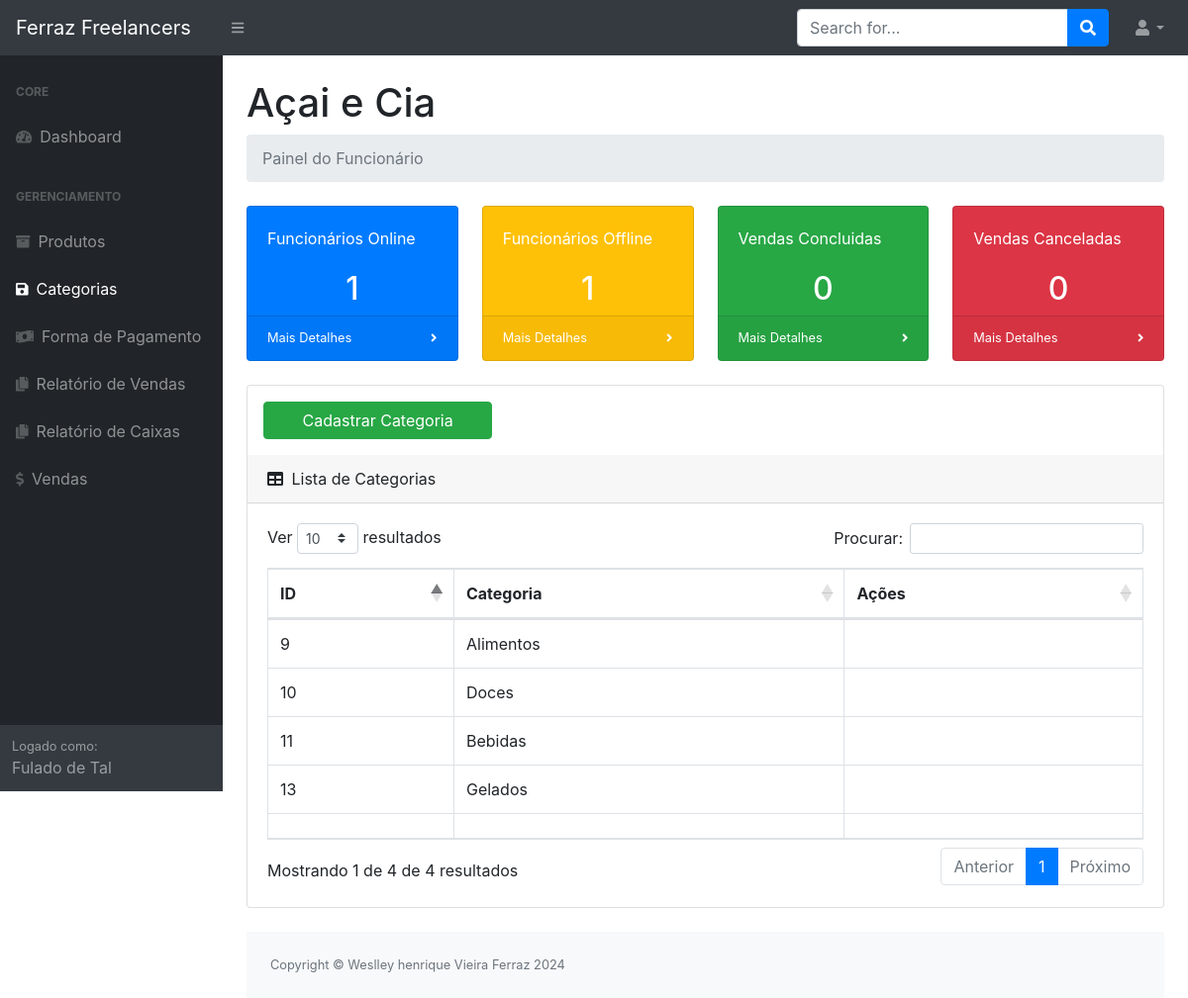
Screenshot of /categorias.php (signed in) with the database file from the repository.
### tables this page shows
CREATE TABLE IF NOT EXISTS `funcionarios` (
  `id_funcionario` int(11) NOT NULL AUTO_INCREMENT,
  `id_adm` int(11) NOT NULL,
  `situacao` int(11) NOT NULL,
  `nome` varchar(300) NOT NULL,
  `email` varchar(300) NOT NULL,
  `telefone` varchar(300) DEFAULT NULL,
  `senha` varchar(300) NOT NULL,
  `data_registro` date NOT NULL,
  `presenca` int(11) DEFAULT NULL,
  `entrou` time DEFAULT NULL,
  `saiu` time DEFAULT NULL,
  PRIMARY KEY (`id_funcionario`)
);

CREATE TABLE IF NOT EXISTS `dados_empresa` (
  `id_dado` int(11) NOT NULL AUTO_INCREMENT,
  `id_adm` int(11) NOT NULL,
  `empresa` varchar(300) DEFAULT NULL,
  `cnpj` varchar(300) DEFAULT NULL,
  `telefone` varchar(300) DEFAULT NULL,
  PRIMARY KEY (`id_dado`)
);

CREATE TABLE IF NOT EXISTS `categorias` (
  `id_categoria` int(11) NOT NULL AUTO_INCREMENT,
  `id_adm` int(11) NOT NULL,
  `categoria` varchar(300) NOT NULL,
  PRIMARY KEY (`id_categoria`)
);

### classes/verificacoes.php (called while the page is built, shortened)
<?php
 Class verificacao{
 	public function verifica_nivel($id_adm, $id_mestre, $id_funcionario){
 		if ($id_funcionario != null) {
 			$retorno = "Painel do Funcionário";
 		}
 		return $retorno;
 	}
    public function verifica_id_adm($id_funcionario){
        $c = new conectar();
        $conexao = $c->conexao();
        $busca = "SELECT * FROM funcionarios WHERE id_funcionario = '$id_funcionario'";
        $resultado = mysqli_query($conexao, $busca);
        $funcionario = mysqli_fetch_array($resultado);
        $id_adm = $funcionario["id_adm"];
        $retorno = $id_adm;
        return $retorno;
    }
    public function verifica_nome_empresa($id_adm){
        $c = new conectar();
        $conexao = $c->conexao();
        $busca = "SELECT * FROM dados_empresa WHERE id_adm = '$id_adm'";
        $resultado = mysqli_query($conexao, $busca);
        $empresa = mysqli_fetch_array($resultado);
        $nome_empresa = $empresa["empresa"];
        return $nome_empresa;
    }
 }

### categorias.php (the view, shortened to what this page needs)
<?php
    $hoje = date("Y,m,d");
    include_once("menu.php");
    include_once("classes/verificacoes.php");
    if(isset($_SESSION['usuario'])){
        $c = new conectar();
        $conexao = $c->conexao();
        $v = new verificacao();
        $verificacao = $v->verifica_nivel($id_adm, $id_mestre, $id_funcionario);
        if (@$_SESSION['id_funcionario'] != null) {
            $id_adm = $v->verifica_id_adm($id_funcionario);
        }
        $nome_empresa = $v->verifica_nome_empresa($id_adm);
?>
            <div id="layoutSidenav_content">
                <main>
                    <div class="container-fluid">
                        <h1 class="mt-4"><?php echo $nome_empresa; ?></h1>
                        <ol class="breadcrumb mb-4">
                            <li class="breadcrumb-item active"><?php echo $verificacao; ?></li>
                        </ol>
                        <?php if (!isset($_GET["vendas"])) { ?>
                        <div class="row">
                            <div class="col-xl-3 col-md-6">
                                <?php
                                $consulta_funcionarios = "SELECT * FROM funcionarios WHERE id_adm = $id_adm AND presenca = '1'";
                                $resultado_funcionarios = mysqli_query($conexao, $consulta_funcionarios);
                                $linha_funcionarios = mysqli_num_rows($resultado_funcionarios)
                                 ?>
                                <div class="card bg-primary text-white mb-4">
                                    <div class="card-body">Funcionários Online</div>
                                    <center><h2><?php echo $linha_funcionarios; ?></h2></center>
                                    <div class="card-footer d-flex align-items-center justify-content-between">
                                        <a class="small text-white stretched-link" href="#">Mais Detalhes</a>
                                        <div class="small text-white"><i class="fas fa-angle-right"></i></div>
                                    </div>
                                </div>
                            </div>
                            <div class="col-xl-3 col-md-6">
                                <?php
                                $consulta_funcionarios2 = "SELECT * FROM funcionarios WHERE id_adm = $id_adm AND presenca = '2'";
                                $resultado_funcionarios2 = mysqli_query($conexao, $consulta_funcionarios2);
                                $linha_funcionarios2 = mysqli_num_rows($resultado_funcionarios2)
                                 ?>
                                <div class="card bg-warning text-white mb-4">
                                    <div class="card-body">Funcionários Offline</div>
                                    <center><h2><?php echo $linha_funcionarios2; ?></h2></center>
                                    <div class="card-footer d-flex align-items-center justify-content-between">
                                        <a class="small text-white stretched-link" href="#">Mais Detalhes</a>
                                        <div class="small text-white"><i class="fas fa-angle-right"></i></div>
                                    </div>
                                </div>
                            </div>
                            <div class="col-xl-3 col-md-6">
                                <?php
                                if (@$_SESSION['id_adm'] != null) {
                                    $consulta_vr = "SELECT * FROM vendas WHERE id_adm = $id_adm AND data_venda = '$hoje' AND situacao = '1'";
                                }elseif (@$_SESSION['id_funcionario'] != null) {
                                    $consulta_vr = "SELECT * FROM vendas WHERE id_adm = $id_adm AND id_funcionario = '$id_funcionario' AND data_venda = '$hoje' AND situacao = '1'";
                                }
                                $resultado_vr = mysqli_query($conexao, $consulta_vr);
                                $linha_vr = mysqli_num_rows($resultado_vr);
                                 ?>
                                <div class="card bg-success text-white mb-4">
                                    <div class="card-body">Vendas Concluidas</div>
                                    <center><h2><?php echo $linha_vr; ?></h2></center>
                                    <div class="card-footer d-flex align-items-center justify-content-between">
                                        <a class="small text-white stretched-link" href="#">Mais Detalhes</a>
                                        <div class="small text-white"><i class="fas fa-angle-right"></i></div>
                                    </div>
                                </div>
                            </div>
                            <div class="col-xl-3 col-md-6">
                                <?php
                                if (@$_SESSION['id_adm'] != null) {
                                    $consulta_vr2 = "SELECT * FROM vendas WHERE id_adm = $id_adm AND data_venda = '$hoje' AND situacao = '3'";
                                }elseif (@$_SESSION['id_funcionario'] != null) {
                                    $consulta_vr2 = "SELECT * FROM vendas WHERE id_adm = $id_adm AND id_funcionario = '$id_funcionario' AND data_venda = '$hoje' AND situacao = '3'";
                                }
                                $resultado_vr2 = mysqli_query($conexao, $consulta_vr2);
                                $linha_vr2 = mysqli_num_rows($resultado_vr2);
                                 ?>
                                <div class="card bg-danger text-white mb-4">
                                    <div class="card-body">Vendas Canceladas</div>
                                    <center><h2><?php echo $linha_vr2; ?></h2></center>
                                    <div class="card-footer d-flex align-items-center justify-content-between">
                                        <a class="small text-white stretched-link" href="#">Mais Detalhes</a>
                                        <div class="small text-white"><i class="fas fa-angle-right"></i></div>
                                    </div>
                                </div>
                            </div>
                        </div>
                        <?php } ?>
                        <div id="tabelaCategoriaLoad" class="card mb-4">
                            <button type="button" class="btn btn-success mt-3 mb-3 mr-3 ml-3 col-lg-3" data-toggle="modal" data-target="#ModalCategorias">
                              Cadastrar Categoria
                            </button>
                            <div class="card-header">
                                <i class="fas fa-table mr-1"></i>
                                Lista de Categorias
                            </div>
                            <div class="card-body">
                                <div class="table-responsive">
                                    <table class="table table-bordered" id="dataTable" width="100%" cellspacing="0">
                                        <thead>
                                            <tr>
                                                <th>ID</th>
                                                <th>Categoria</th>
                                                <th>Ações</th>
                                            </tr>
                                        </thead>
                                        <tfoot>
                                            <tr>
                                                <th></th>
                                                <th></th>
                                                <th></th>
                                            </tr>
                                        </tfoot>
                                        <tbody>
                                            <?php
                                            if (@$_SESSION['id_adm'] != null) {
                                                $busca_categoria = "SELECT * FROM categorias WHERE id_adm = '$id_adm'";
                                             }else{
                                                $busca_categoria = "SELECT * FROM categorias";
                                             }
                                            $resultado_categoria = mysqli_query($conexao, $busca_categoria);
                                            $linha_categoria = mysqli_num_rows($resultado_categoria);
                                            if($linha_categoria == ''){
                                                echo "<th><h3> Não foram encontrados dados Cadastrados no Banco!! </h3></th>";
                                            }else{
                                                while($res = mysqli_fetch_array($resultado_categoria)){
                                             ?>
                                            <tr>
                                                <td><?php echo $res["id_categoria"]; ?></td>
                                                <td><?php echo $res["categoria"]; ?></td>
                                                <td>
                                                </td>
                                            </tr>
                                            <?php }} ?>
                                        </tbody>
                                    </table>
                                </div>
                            </div>
                        </div>
<?php
    include_once("rodape.php");
}else{
    echo "<script language='javascript'>window.alert('ERRO - não está Logado'); </script>";
    echo "<script language='javascript'>window.location='login.php'; </script>";
}
?>

### rows the page displays
funcionarios: id_adm.empresa "Açai e Cia"
categorias: id_categoria "13", categoria "Gelados"
categorias: id_categoria "9", categoria "Alimentos"
categorias: id_categoria "10", categoria "Doces"
categorias: id_categoria "11", categoria "Bebidas"

### other values shown
$nome "Fulado de Tal"
$verificacao "Painel do Funcionário"
$linha_funcionarios "1"
$linha_funcionarios2 "1"
$linha_vr "0"
$linha_vr2 "0"
